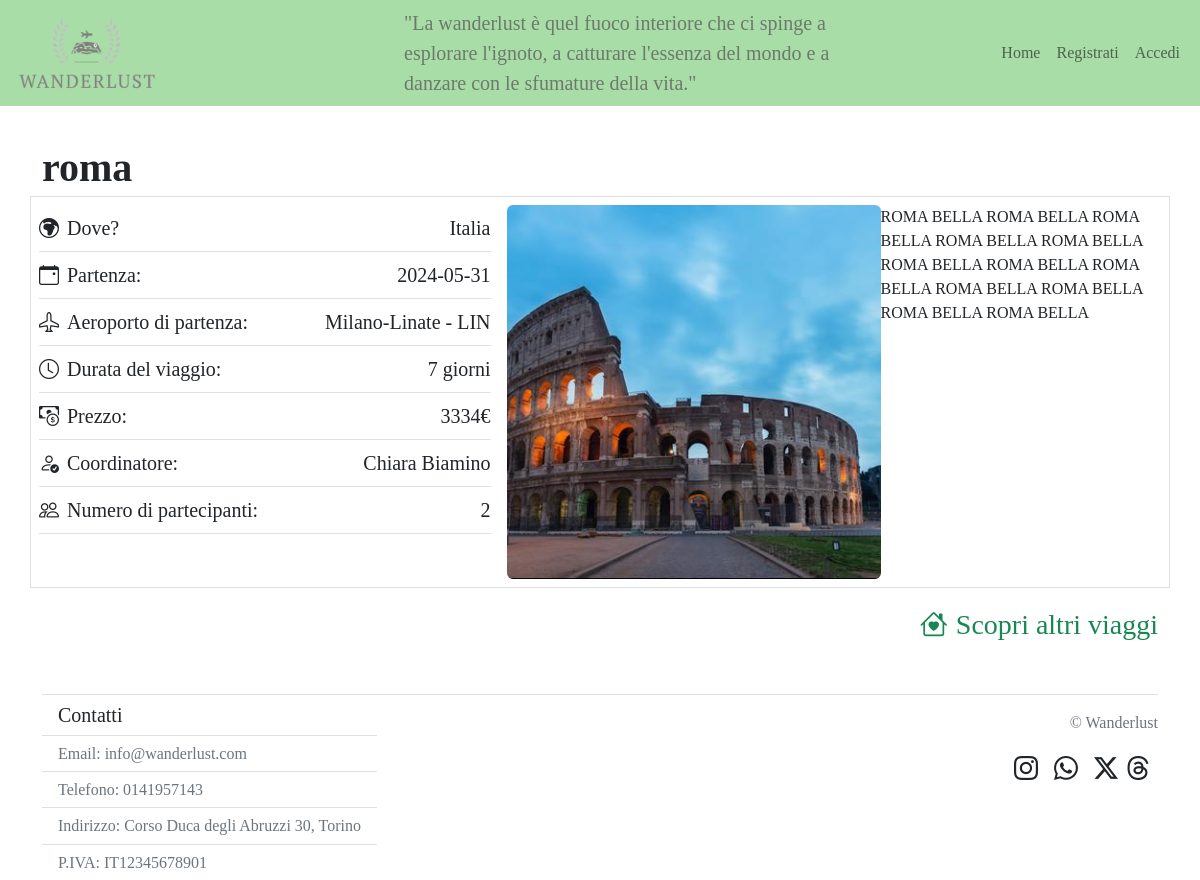
/viaggio/5, run on the app's committed database.
### tables this page shows
CREATE TABLE "viaggi" (
	"id"	INTEGER NOT NULL,
	"id_coordinatore"	INTEGER NOT NULL,
	"continente"	TEXT NOT NULL,
	"nazione"	TEXT NOT NULL,
	"data"	TEXT NOT NULL,
	"num_giorni"	TEXT NOT NULL,
	"aeroporto"	TEXT NOT NULL,
	"prezzo"	INTEGER NOT NULL,
	"descrizione"	TEXT NOT NULL,
	"img_viaggio"	TEXT NOT NULL UNIQUE,
	"approvato"	INTEGER NOT NULL,
	"titolo"	TEXT NOT NULL,
	PRIMARY KEY("id" AUTOINCREMENT)
);

CREATE TABLE "utenti" (
	"id"	INTEGER NOT NULL,
	"nome"	TEXT NOT NULL,
	"cognome"	TEXT NOT NULL,
	"email"	TEXT NOT NULL UNIQUE,
	"password"	TEXT NOT NULL,
	"img_profilo"	TEXT NOT NULL,
	"tipologia"	TEXT NOT NULL,
	"banned"	INTEGER NOT NULL,
	PRIMARY KEY("id" AUTOINCREMENT)
);

### app.py (the view)
@app.route('/viaggio/<int:id_viaggio>')
def pagina_viaggio(id_viaggio):
    viaggio = viaggi_dao.getViaggioAndPartecipazioni(id_viaggio)
    aeroporti_italiani = [
    "Roma-Fiumicino - FCO", "Milano-Malpensa - MXP", "Milano-Linate - LIN", "Venezia Marco Polo - VCE", "Napoli-Capodichino - NAP", "Firenze-Peretola - FLR", "Bologna-Guglielmo Marconi - BLQ", "Catania-Fontanarossa - CTA", "Palermo-Punta Raisi - PMO", "Bergamo-Orio al Serio - BGY", "Pisa Galileo Galilei - PSA", "Verona-Villafranca - VRN", "Torino-Caselle - TRN", "Bari-Palese - BRI", "Cagliari-Elmas - CAG", "Trapani-Birgi - TPS", "Brindisi-Casale - BDS", "Genova-Cristoforo Colombo - GOA", "Perugia-Sant'Egidio - PEG", "Ancona-Falconara - AOI"
]
    return render_template('viaggio.html', viaggio = viaggio, aeroporti_italiani=aeroporti_italiani)

### viaggi_dao.py (called while the page is built)
def getViaggioAndPartecipazioni(id_viaggio):
    query = 'SELECT *, COUNT(partecipazioni_viaggi.id_utente) AS partecipanti FROM viaggi, utenti, partecipazioni_viaggi WHERE viaggi.id = ? AND utenti.id = viaggi.id_coordinatore AND viaggi.id = partecipazioni_viaggi.id_viaggio GROUP BY viaggi.id '
    connection = sqlite3.connect('db/wanderlust.db')
    connection.row_factory = sqlite3.Row
    cursor = connection.cursor()
    cursor.execute(query, (id_viaggio,))
    result = cursor.fetchone()
    cursor.close()
    connection.close()
    return result

### templates/viaggio.html (shortened to what this page needs)
{% extends "base.html" %}
{% block content %}
<h1 class="fontCopperplate fs-1 fw-bold mb-1">{{viaggio.titolo}}</h1>
<article class="d-flex flex-wrap border p-2">
    <section class="col-5 d-flex flex-column">
        <section class="d-flex justify-content-between me-3 py-2 border-bottom align-items-center">
            <div class="d-flex justify-content-start align-items-center fs-5">
                {%if viaggio.continente == 'Africa' or viaggio.continente=='Europa'%}
                <i class="bi bi-globe-europe-africa me-2"></i>
                {%elif viaggio.continente == 'NordAmerica' or viaggio.continente == 'SudAmerica'%}
                <i class="bi bi-globe-americas me-2"></i>
                {%elif viaggio.continente == 'Asia'%}
                <i class="bi bi-globe-central-south-asia me-2"></i>
                {%else%}
                <i class="bi bi-globe-asia-australia me-2"></i>
                {%endif%}
                <p class="fontCopperplate pMarginNegativo">Dove?</p>
            </div>
            <p class="pMarginNegativo fs-5">{{viaggio.nazione}}</p>
        </section>
        <section class="d-flex justify-content-between me-3 py-2 border-bottom align-items-center">
            <div class="d-flex justify-content-start fs-5">
                <i class="bi bi-calendar-event me-2"></i>
                <p class="fontCopperplate pMarginNegativo">Partenza:</p>
            </div>
            <p class="pMarginNegativo fs-5">{{viaggio.data}}</p>
        </section>
        <section class="d-flex justify-content-between me-3 py-2 border-bottom align-items-center">
            <div class="d-flex justify-content-start fs-5">
                <i class="bi bi-airplane me-2"></i>
                <p class="fontCopperplate pMarginNegativo">Aeroporto di partenza:</p>
            </div>
            <p class="pMarginNegativo fs-5">{{viaggio.aeroporto}}</p>
        </section>
        <section class="d-flex justify-content-between me-3 py-2 border-bottom align-items-center">
            <div class="d-flex justify-content-start fs-5 align-items-center">
                <i class="bi bi-clock me-2"></i>
                <p class="fontCopperplate pMarginNegativo">Durata del viaggio:</p>
            </div>
            <p class="pMarginNegativo fs-5">{{viaggio.num_giorni}} giorni</p>
        </section>
        <section class="d-flex justify-content-between me-3 py-2 border-bottom align-items-center">
            <div class="d-flex justify-content-start fs-5">
                <i class="bi bi-cash-coin me-2"></i>
                <p class="fontCopperplate pMarginNegativo">Prezzo:</p>
            </div>
            <p class="pMarginNegativo fs-5">{{viaggio.prezzo}}€</p>
        </section>
        <section class="d-flex justify-content-between me-3 py-2 border-bottom align-items-center">
            <div class="d-flex justify-content-start fs-5">
                <i class="bi bi-person-check me-2"></i>
                <p class="fontCopperplate pMarginNegativo">Coordinatore:</p>
            </div>
            <p class="pMarginNegativo fs-5">{{viaggio.nome}} {{viaggio.cognome}}</p>
        </section>
        <section class="d-flex justify-content-between me-3 py-2 border-bottom align-items-center">
            <div class="d-flex justify-content-start fs-5">
                <i class="bi bi-people me-2"></i>
                <p class="fontCopperplate pMarginNegativo">Numero di partecipanti:</p>
            </div>
            <p class="pMarginNegativo fs-5">{{viaggio.partecipanti}}</p>
        </section>
    </section>
    <section class="col-4 d-flex justify-content-center">
        <img class="zoomable rounded" src="{{url_for('static', filename = 'viaggio/'+viaggio.img_viaggio)}}" alt="Questa è l'immagine del viaggio in {{viaggio.nazione}}">
    </section>
    <section id = "descriptionSection" class="col-3 d-flex flex-column align-items-center">
        <p class="fs-6">{{viaggio.descrizione}}</p>
    </section>
</article>
<section class = "d-flex justify-content-end align-items-center mt-3">
    <a class="d-flex justify-content-start anchorNoTextDec fs-3 text-success" href="{{ url_for('home') }}">
        <i class="bi bi-house-heart me-2"></i>
        <p class="fontCopperplate pMarginNegativo">Scopri altri viaggi</p>
    </a>
</section>
{%endblock%}

### static/style.css (style rules this page uses)
body { font-family: Georgia, 'Times New Roman', Times, serif; }
.anchorNoTextDec { text-decoration: none; }
.fontCopperplate { font-family: Copperplate, Copperplate Gothic Light, fantasia; }
.zoomable { display: block; max-width: 100%; height: auto; transition: transform 0.3s ease-in-out; }
.pMarginNegativo { margin-bottom: 0%; }
#descriptionSection { max-height: 390px; overflow-y: auto; }

### data on the page
viaggi: titolo "roma", nazione "Italia", data "2024-05-31", aeroporto "Milano-Linate - LIN", num_giorni "7", prezzo "3334", img_viaggio (picture), descrizione "ROMA BELLA ROMA BELLA ROMA BELLA ROMA BELLA ROMA BELLA ROMA BELLA ROMA BELLA ROMA BELLA ROMA BELLA ROMA BELLA ROMA BELLA ROMA BELLA"
utenti: nome "Chiara", cognome "Biamino"

### other printed values
{{ viaggio.partecipanti }} "2"
